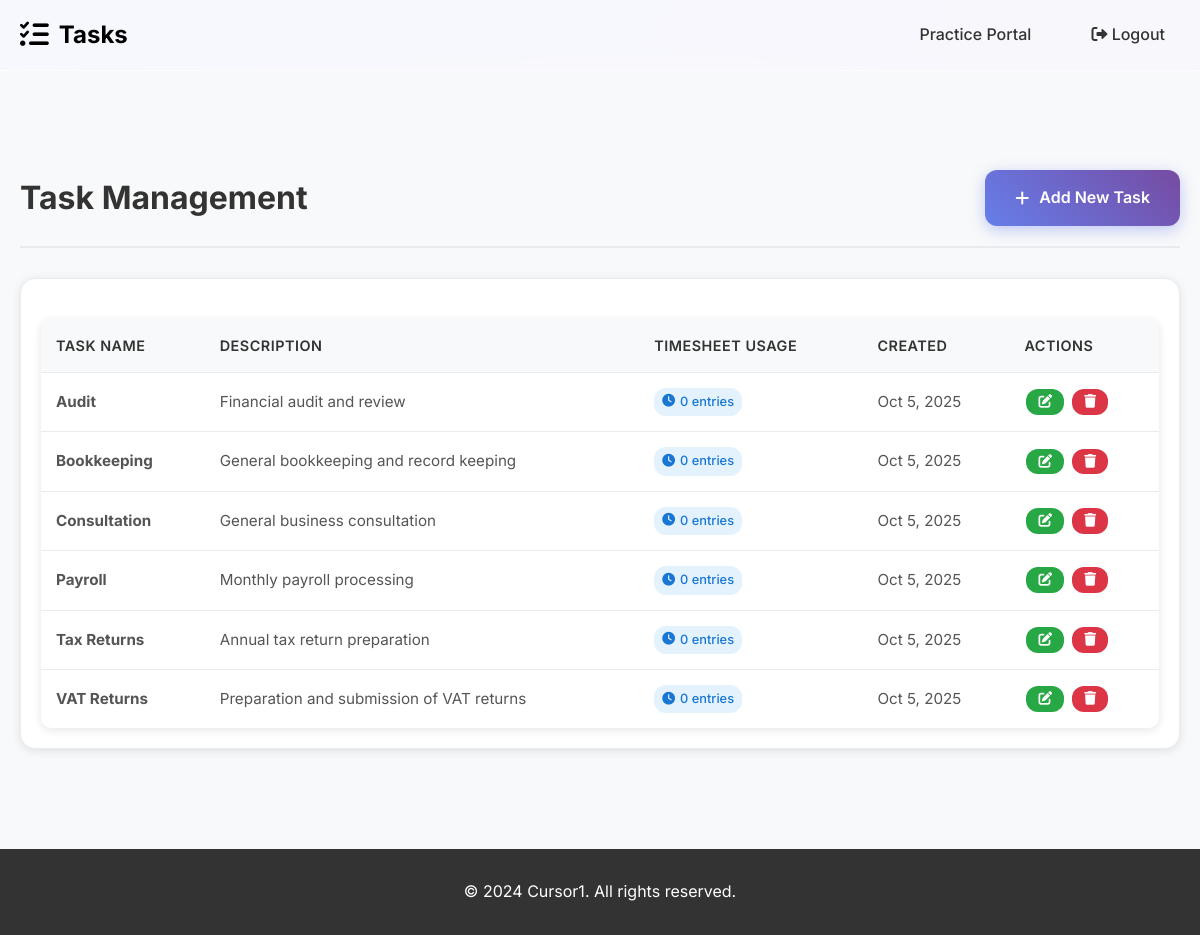
/tasks/index.php (signed in), run on the app's committed database.
### tables this page shows
CREATE TABLE IF NOT EXISTS tasks (
    id INT AUTO_INCREMENT PRIMARY KEY,
    task_name VARCHAR(255) NOT NULL,
    description TEXT,
    created_at TIMESTAMP DEFAULT CURRENT_TIMESTAMP,
    updated_at TIMESTAMP DEFAULT CURRENT_TIMESTAMP ON UPDATE CURRENT_TIMESTAMP
);

### tasks/index.php (the view, shortened to what this page needs)
<?php
require_once '../config/database.php';
try {
    $stmt = $pdo->query("SELECT t.*, COUNT(ts.id) as usage_count FROM tasks t LEFT JOIN timesheet ts ON t.id = ts.task_id GROUP BY t.id ORDER BY t.task_name ASC");
    $tasks = $stmt->fetchAll();
} catch (PDOException $e) {
    $tasks = [];
    $message = 'Failed to load tasks.';
    $messageType = 'error';
}
?>
<!DOCTYPE html>
<html lang="en">
<head>
    <link rel="stylesheet" href="../assets/css/style.css">
    <link rel="stylesheet" href="https://cdnjs.cloudflare.com/ajax/libs/font-awesome/6.0.0/css/all.min.css">
</head>
<body>
    <nav class="navbar">
        <div class="nav-container">
            <div class="nav-logo">
                <i class="fas fa-tasks"></i>
                <span>Tasks</span>
            </div>
            <ul class="nav-menu">
                <li class="nav-item">
                    <a href="../practice" class="nav-link">Practice Portal</a>
                </li>
                <li class="nav-item">
                    <a href="../login?logout=1" class="nav-link">
                        <i class="fas fa-sign-out-alt"></i>
                        Logout
                    </a>
                </li>
            </ul>
        </div>
    </nav>
    <main class="main-content">
        <div class="admin-section">
            <div class="container">
                <div class="page-header">
                    <h1 class="page-title">Task Management</h1>
                    <div class="page-actions">
                        <a href="add" class="btn btn-primary">
                            <i class="fas fa-plus"></i>
                            Add New Task
                        </a>
                    </div>
                </div>
                <?php if (empty($tasks)): ?>
                    <div class="empty-state">
                        <div class="empty-icon">
                            <i class="fas fa-tasks"></i>
                        </div>
                        <h3>No tasks yet</h3>
                        <p>Get started by adding your first task.</p>
                        <a href="add" class="btn btn-primary">
                            <i class="fas fa-plus"></i>
                            Add First Task
                        </a>
                    </div>
                <?php else: ?>
                    <div class="table-container">
                        <table class="data-table">
                            <thead>
                                <tr>
                                    <th>Task Name</th>
                                    <th>Description</th>
                                    <th>Timesheet Usage</th>
                                    <th>Created</th>
                                    <th>Actions</th>
                                </tr>
                            </thead>
                            <tbody>
                                <?php foreach ($tasks as $task): ?>
                                    <tr>
                                        <td><strong><?php echo htmlspecialchars($task['task_name']); ?></strong></td>
                                        <td><?php echo htmlspecialchars($task['description'] ?? '-'); ?></td>
                                        <td>
                                            <span class="usage-badge">
                                                <i class="fas fa-clock"></i>
                                                <?php echo $task['usage_count']; ?> entries
                                            </span>
                                        </td>
                                        <td><?php echo date('M j, Y', strtotime($task['created_at'])); ?></td>
                                        <td>
                                            <a href="edit?id=<?php echo $task['id']; ?>" class="btn btn-action btn-edit">
                                                <i class="fas fa-edit"></i>
                                            </a>
                                            <?php if ($task['usage_count'] == 0): ?>
                                                <a href="?delete=<?php echo $task['id']; ?>"
                                                   class="btn btn-action btn-delete"
                                                   onclick="return confirm('Are you sure you want to delete this task?')">
                                                    <i class="fas fa-trash"></i>
                                                </a>
                                            <?php else: ?>
                                                <span class="btn btn-action" style="background: #6c757d; cursor: not-allowed;" title="Cannot delete - task in use">
                                                    <i class="fas fa-lock"></i>
                                                </span>
                                            <?php endif; ?>
                                        </td>
                                    </tr>
                                <?php endforeach; ?>
                            </tbody>
                        </table>
                    </div>
                <?php endif; ?>
            </div>
        </div>
    </main>
    <footer class="footer">
        <div class="container">
            <p>&copy; 2024 Cursor1. All rights reserved.</p>
        </div>
    </footer>
</body>
</html>

### assets/css/style.css (style rules this page uses)
* { margin: 0; padding: 0; box-sizing: border-box; }
body { font-family: 'Inter', -apple-system, BlinkMacSystemFont, 'Segoe UI', Roboto, sans-serif; line-height: 1.6; color: #333; background: linear-gradient(135deg, #667eea 0%, #764ba2 100%); min-height: 100vh; }
.container { max-width: 1200px; margin: 0 auto; padding: 0 20px; }
.navbar { background: rgba(255, 255, 255, 0.95); backdrop-filter: blur(10px); border-bottom: 1px solid rgba(255, 255, 255, 0.2); position: fixed; top: 0; left: 0; right: 0; z-index: 1000; transition: all 0.3s ease; }
.nav-container { max-width: 1200px; margin: 0 auto; padding: 0 20px; display: flex; justify-content: space-between; align-items: center; height: 70px; }
.nav-logo { display: flex; align-items: center; font-size: 1.5rem; font-weight: 700; color: #000; text-decoration: none; }
.nav-logo i { margin-right: 10px; font-size: 1.8rem; }
.nav-menu { display: flex; list-style: none; gap: 30px; }
.nav-link { text-decoration: none; color: #333; font-weight: 500; padding: 10px 15px; border-radius: 8px; transition: all 0.3s ease; position: relative; }
.main-content { margin-top: 70px; min-height: calc(100vh - 70px); }
.btn { display: inline-flex; align-items: center; gap: 10px; padding: 15px 30px; border: none; border-radius: 12px; font-size: 1rem; font-weight: 600; text-decoration: none; cursor: pointer; transition: all 0.3s ease; position: relative; overflow: hidden; }
.btn-primary { background: linear-gradient(45deg, #667eea, #764ba2); color: white; box-shadow: 0 4px 15px rgba(102, 126, 234, 0.4); }
.admin-section { padding: 100px 0; background: #f8f9fa; min-height: calc(100vh - 70px); }
.data-table { width: 100%; border-collapse: collapse; margin-top: 20px; background: white; border-radius: 10px; overflow: hidden; box-shadow: 0 2px 10px rgba(0, 0, 0, 0.1); }
.data-table th, .data-table td { padding: 15px; text-align: left; border-bottom: 1px solid #e9ecef; }
.data-table th { background: #f8f9fa; font-weight: 600; color: #333; font-size: 0.9rem; text-transform: uppercase; letter-spacing: 0.5px; }
.data-table td { font-size: 0.95rem; color: #555; }
.data-table tr:last-child td { border-bottom: none; }
.btn-action { padding: 6px 12px; font-size: 0.85rem; margin: 0 2px; }
.btn-edit { background: #28a745; color: white; }
.btn-delete { background: #dc3545; color: white; }
.page-header { display: flex; justify-content: space-between; align-items: center; margin-bottom: 30px; padding-bottom: 20px; border-bottom: 2px solid #e9ecef; }
.page-title { font-size: 2rem; font-weight: 700; color: #333; margin: 0; }
.page-actions { display: flex; gap: 15px; align-items: center; }
.table-container { background: white; border-radius: 15px; padding: 20px; box-shadow: 0 2px 10px rgba(0, 0, 0, 0.1); border: 1px solid #e9ecef; overflow-x: auto; -webkit-overflow-scrolling: touch; width: 100%; }
.usage-badge { display: inline-flex; align-items: center; gap: 5px; background: #e3f2fd; color: #1976d2; padding: 4px 8px; border-radius: 12px; font-size: 0.8rem; font-weight: 500; }
.footer { background: #333; color: white; text-align: center; padding: 30px 0; }

### data on the page
tasks: task_name "Audit", description "Financial audit and review", usage_count "0", created_at "Oct 5, 2025"
tasks: task_name "Bookkeeping", description "General bookkeeping and record keeping", usage_count "0", created_at "Oct 5, 2025"
tasks: task_name "Consultation", description "General business consultation", usage_count "0", created_at "Oct 5, 2025"
tasks: task_name "Payroll", description "Monthly payroll processing", usage_count "0", created_at "Oct 5, 2025"
tasks: task_name "Tax Returns", description "Annual tax return preparation", usage_count "0", created_at "Oct 5, 2025"
tasks: task_name "VAT Returns", description "Preparation and submission of VAT returns", usage_count "0", created_at "Oct 5, 2025"
